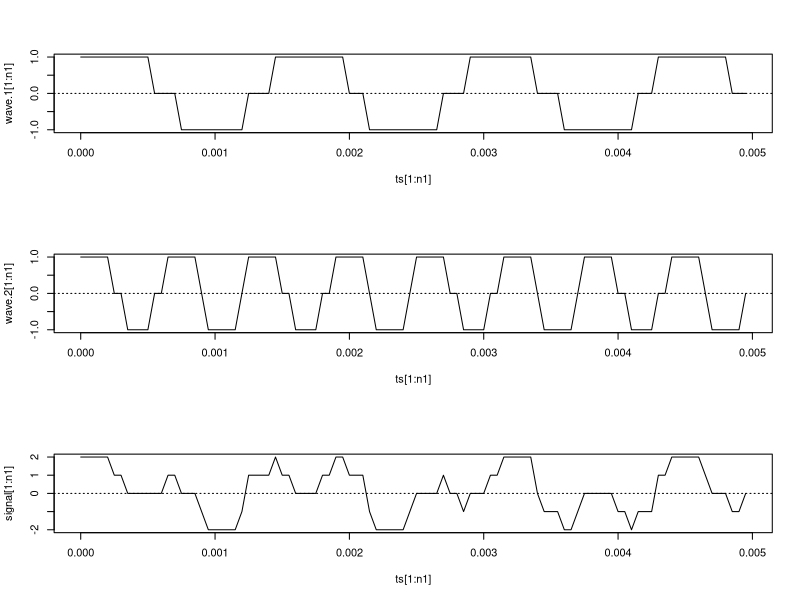
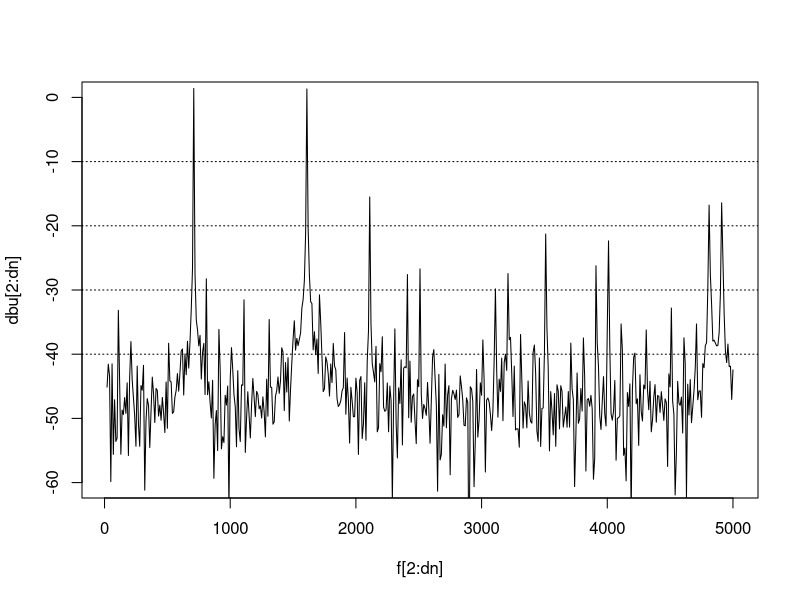

Source code (R) for these figures, in order:
#!/usr/local/bin/Rscript

options(warn = 1)

f1 = 700
f2 = 1600

paste("f1: ", f1)
paste("f2: ", f2)

# Sampling frequency HZ
sf <- 20000
paste("Sampling freq :", sf, "[HZ]")

# Total sampling period secs
sp <- 0.1 
paste("Total sampling period :", sp, "[sec]")

# Sampling interval secs
si <- 1/ sf
paste("Sampling interval :", si, "[sec]")

# Generate sampling time series in sec
ts <- seq(0, sp, si)

n = length(ts)
paste("n: ", n)

#wave.1 <- sin(f1*2*pi*ts)
#wave.2 <- sin(f2*2*pi*ts)

# Return phase in the range [0, 2pi).
# t is time in secs. f is requency in hz.
time_to_phase <- function(t, f) {
  cycles = t * f
  phase = cycles * 2 * pi
  return (phase %% (2*pi))
}

square_wave <- function(phase) {
  if (phase < pi) {
    return (0)
  }
  return (1)
}

tri_level_wave <- function(phase) {
  k = 0.25
  if (phase < pi*(1-k)) {
    return (1)
  }
  if (phase < pi) {
    return (0)
  }
  if (phase < pi*(2-k)) {
    return (-1)
  }
  return (0)
}

function_f1 <- function(t){
  phase = time_to_phase(t, f1)
  #return (sin(phase))
  #return (square_wave(phase))
  return (tri_level_wave(phase))
}
wave.1 <- as.numeric(lapply(ts, function_f1) )

function_f2 <- function(t){
  phase = time_to_phase(t, f2)
  #return (square_wave(phase))
  return (tri_level_wave(phase))
}
wave.2 <- as.numeric(lapply(ts, function_f2) )

signal <- (wave.1 + wave.2)

y = fft(signal)

mag <- sqrt(Re(y)^2 + Im(y)^2)*2/n

# See here voltage to dbu/dbv conversion
dbu <- 20 * log10(mag/1)

# frequency points hz.
f <- (1:n)/sp

X11(width=10, height=8)

par(mfrow = c(3, 1))

# For the voltage display, we zoom in to 5ms to getter better resultion
n1 <- 0.005/si

plot(ts[1:n1], wave.1[1:n1], type="l") 
abline(h=0,lty=3)

plot(ts[1:n1], wave.2[1:n1], type="l") 
abline(h=0,lty=3)

plot(ts[1:n1], signal[1:n1], type="l") 
abline(h=0,lty=3)

# We want to display up to 5Hkz and in not case more than half
# of the fft result (mirrored on both halves).
fdisplay = 5000  # hz
dn = min((fdisplay/(1/sp)), n/2)

paste("Display points: ", dn)

X11(width=12, height=7)

# Skipping first frequency band (close to DC)
plot(f[2:dn], dbu[2:dn], type="l", ylim=c(-60,0) ) 
abline(h=c(-10, -20, -30, -40), lty=3)

message("Press return to exit...")
invisible(readLines("stdin", n=1))
